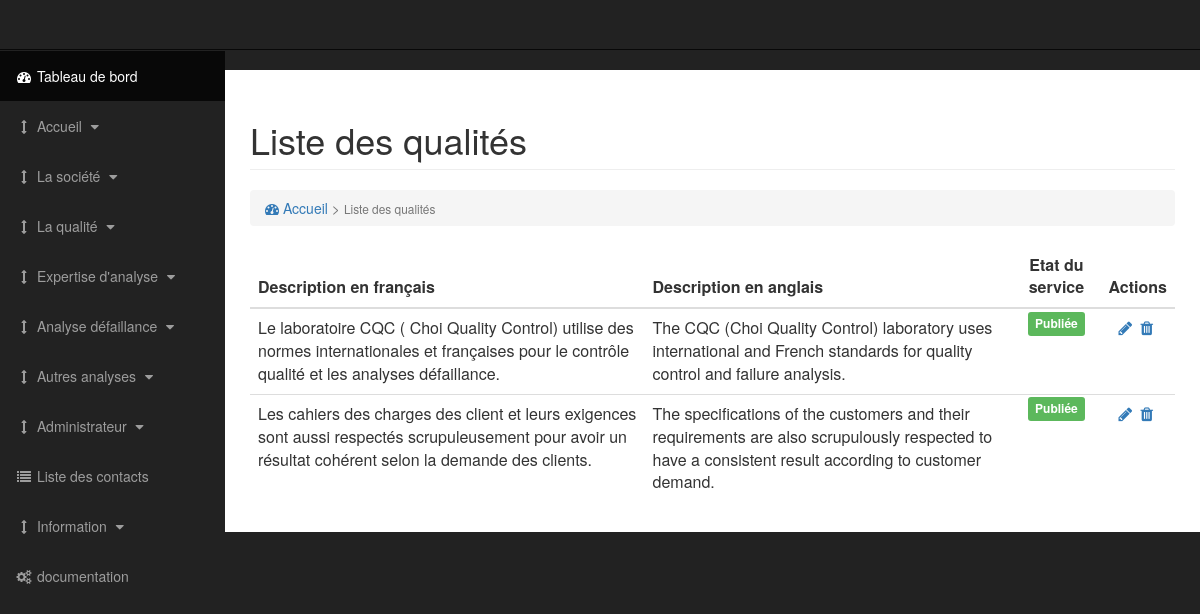
The page /admin/list-qualite.php (signed in) on the database its author committed.
### tables this page shows
CREATE TABLE IF NOT EXISTS `qualite` (
  `qualite_id` int(11) NOT NULL AUTO_INCREMENT,
  `qualite_nom` text,
  `qualite_name` text,
  `qualite_date` datetime DEFAULT NULL,
  `qualite_active` tinyint(1) NOT NULL DEFAULT '0',
  PRIMARY KEY (`qualite_id`)
);

### admin/process/t-list-qualite.php (called while the page is built, shortened)
<?php
	require('config.php');
    $prestations = $db->prepare('SELECT * FROM qualite ORDER BY qualite_active DESC');
    $prestations->execute();
 ?>

### admin/list-qualite.php (the view, shortened to what this page needs)
<?php
    require('process/t-list-qualite.php');
?>
<!DOCTYPE html>
<html lang="fr">
<head>
</head>
<body>
    <div id="wrapper">
        <nav class="navbar navbar-inverse navbar-fixed-top" role="navigation">
        </nav>
        <div id="page-wrapper">
            <div class="container-fluid">
                <div class="row">
                    <div class="col-lg-12">
                        <h1 class="page-header">
                            Liste des qualités
                        </h1>
                        <ol class="breadcrumb">
                            <li class="active">
                                <a href="\choiqualitycontrol\admin\index.php"><i class="fa fa-dashboard"></i> Accueil</a> > <small>Liste des qualités</small>
                            </li>
                        </ol>
                    </div>
                </div>
                <div class="row">
                    <div class="col-lg-12">
                        <table class="table striped-table">
                            <thead>
                                <tr>
                                    <th>Description en français</th>
                                    <th>Description en anglais</th>
                                    <th class="text-center">Etat du service</th>
                                    <th class="text-center">Actions</th>
                                </tr>
                            </thead>
                            <tbody>
                                <?php while ($prest = $prestations->fetch()) { ?>
                                    <tr>
                                        <td><?= $prest['qualite_nom']?></td>
                                        <td><?= $prest['qualite_name']?></td>
                                        <td class="text-center">
                                            <?php
                                                if($prest['qualite_active'] == 1){
                                                    echo '<span class="label label-success">Publiée</span>';
                                                }
                                                else{
                                                    echo '<span class="label label-warning">Non publiée</span>';
                                                }
                                            ?>
                                        </td>
                                        <td class="text-center">
                                            <span>
                                                <a role="button" title="Modifier la qualité" href="\choiqualitycontrol\admin\edit-qualite.php?nom=<?= $prest['qualite_nom'];?>&id=<?= $prest['qualite_id']?>"
                                                   class="edit fa fa-pencil" id="edit-<?= $prest['qualite_id']?>"></a>
                                            </span>
                                            <span>
                                                <?php if ($prest['qualite_active'] == 1) {?>
                                                <a role="button" title="Désactier la qualité" href="\choiqualitycontrol\admin\list-qualite.php?act=disable&nom=<?= $prest['qualite_nom'];?>&id=<?= $prest['qualite_id']?>"
                                                   class="del fa fa-fw fa-trash" id="del-<?= $prest['qualite_id']?>"></a>
                                                <?php }else {?>
                                                <a role="button" title="Actier la qualité" href="\choiqualitycontrol\admin\list-qualite.php?act=enable&nom=<?= $prest['qualite_nom'];?>&id=<?= $prest['qualite_id']?>"
                                                   class="del fa fa-fw fa-level-up" id="del-<?= $prest['qualite_id']?>"></a>
                                                <?php }?>
                                            </span>
                                        </td>
                                    </tr>
                                <?php } ?>
                            </tbody>
                        </table>
                    </div>
                </div>
            </div>
        </div>
    </div>
</body>
</html>

### assets/css/sb-admin.css (style rules this page uses)
body { margin-top: 100px; background-color: #222; }
@media (min-width:768px) { body { margin-top: 50px; } }
#wrapper { padding-left: 0; }
#page-wrapper { width: 100%; padding: 0; background-color: #fff; }
@media (min-width:768px) { #wrapper { padding-left: 225px; } }
@media (min-width:768px) { #page-wrapper { padding: 10px; } }
@media (min-width:768px) { .side-nav { position: fixed; top: 51px; left: 225px; width: 225px; margin-left: -225px; border: none; border-radius: 0; overflow-y: auto; background-color: #222; bottom: 0; overflow-x: hidden; padding-bottom: 40px; } }
@media (min-width:768px) { .side-nav>li>a { width: 225px; } }

### assets/css/style-admin.css (style rules this page uses)
.text-center { text-align: center; }

### rows shown on the page
qualite: qualite_nom "Le laboratoire CQC ( Choi Quality Control) utilise des normes internationales et françaises pour le contrôle qualité et les analyses défaillance.", qualite_name "The CQC (Choi Quality Control) laboratory uses international and French standards for quality control and failure analysis.", qualite_active "Publiée"
qualite: qualite_nom "Les cahiers des charges des client et leurs exigences sont aussi respectés scrupuleusement pour avoir un résultat cohérent selon la demande des clients.", qualite_name "The specifications of the customers and their requirements are also scrupulously respected to have a consistent result according to customer demand.", qualite_active "Publiée"
